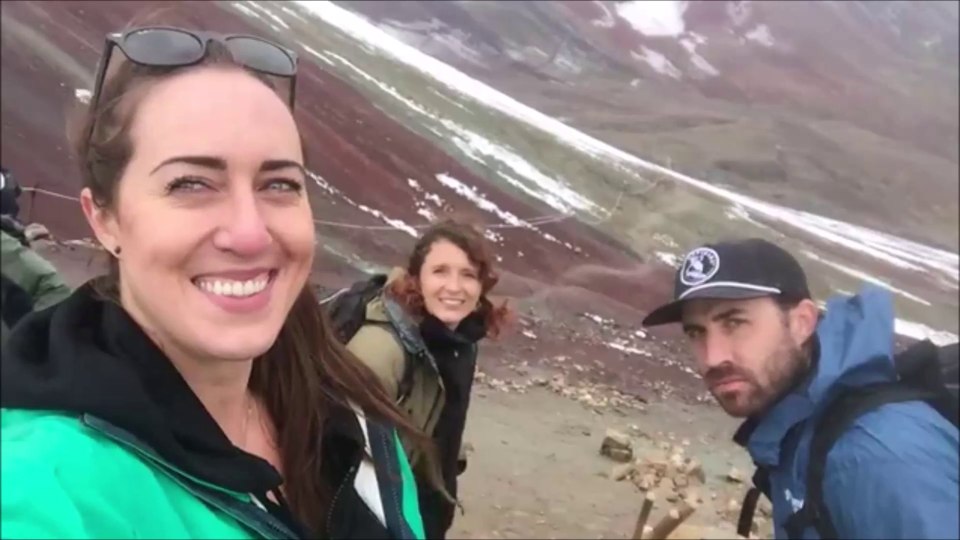
#> input picture frame 5 of 07.Haar_Cascade/06.Gülümseme Algılama (Smile Detection)/veriler/smile.mp4, 1920 x 1080 px (shown at 1/2 size)
$ jupyter execute 03.smile_detection_video.ipynb
#> lines starting #> are read from the running program, lines starting #| are printed output that depends on the picture; after the words box and inside, x2 and y2 are one past the last pixel; in counts of white or black regions, pixels touching at a corner belong together
[cell 1]
import cv2

vid = cv2.VideoCapture("veriler/smile.mp4")

smile_cascade = cv2.CascadeClassifier('../01.haarcascades/haarcascade_smile.xml')
face_cascade = cv2.CascadeClassifier('../01.haarcascades/haarcascade_frontalface_alt.xml')


while 1:
    ret,frame = vid.read()
#> frame is the input picture: shape (1080, 1920, 3); mean B, G, R 123, 125.1, 130.6
    frame =cv2.flip(frame,1)
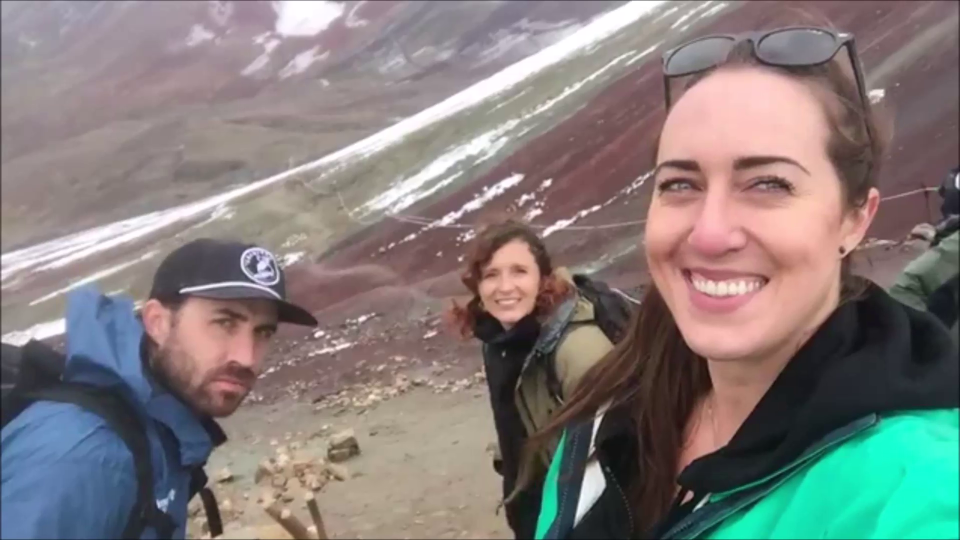
#> frame: shape (1080, 1920, 3) (shown at 1/2 size); mean B, G, R 123, 125.1, 130.6

    gray = cv2.cvtColor(frame, cv2.COLOR_BGR2GRAY)
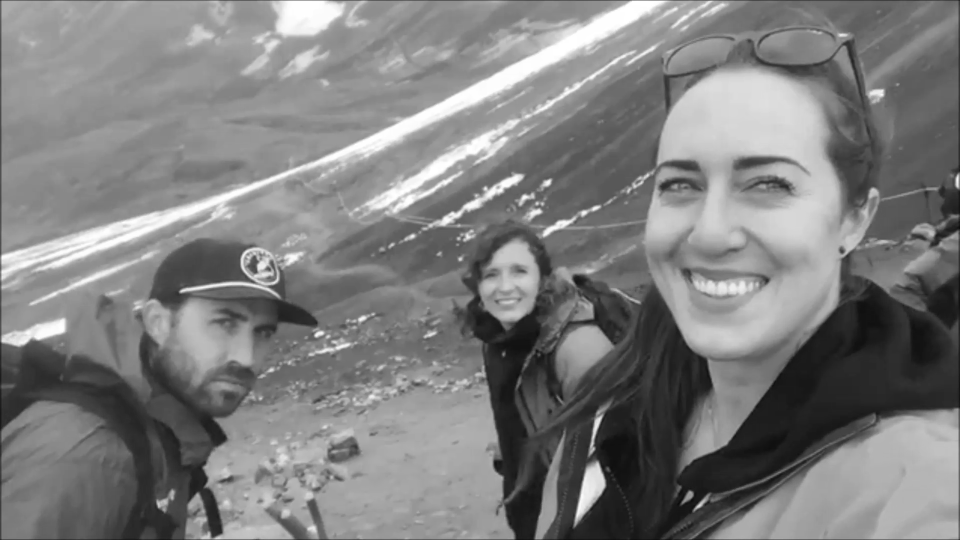
#> gray: shape (1080, 1920) (shown at 1/2 size); min 7, max 255, mean 126.4
    faces = face_cascade.detectMultiScale(gray,1.5,9)
#> faces = [[940, 486, 152, 152], [1200, 165, 513, 513]]

    for (x,y,w,h) in faces:

        cv2.rectangle(frame,(x,y),(x+w,y+h),(0,0,255),2)
        roi_gray = gray[x:x+w,y:y+h]
        roi_img = frame[x:x+w,y:y+h]

        smiles = smile_cascade.detectMultiScale(roi_gray,1.5,9)
        for (ex,ey,ew,eh) in smiles:
            cv2.rectangle(roi_img,(ex,ey),(ex+ew,ey+eh),(0,255,0),2)
#> this loop made 2 passes
#> pass 1, `roi_gray = gray[x:x+w,y:y+h]`:
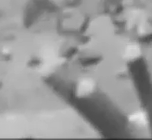
#> roi_gray: shape (140, 152); min 40, max 233, mean 154.3
#> pass 1, `roi_img = frame[x:x+w,y:y+h]`:
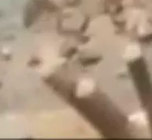
#> roi_img: shape (140, 152, 3); mean B, G, R 128.4, 150.2, 172.2
#> after the loop:
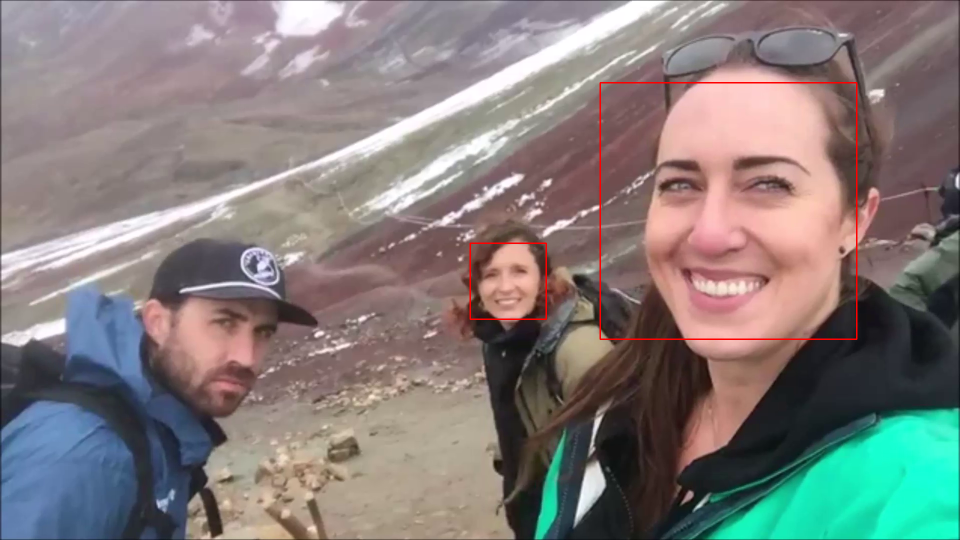
#> frame: shape (1080, 1920, 3) (shown at 1/2 size); 0.38% of pixels changed, all inside (x1, y1, x2, y2) = (939, 164, 1715, 680)

    cv2.imshow('videos',frame)

    if cv2.waitKey(5) & 0xFF == ord('q'):
#> (key q is pressed here)
        break

vid.release()
cv2.destroyAllWindows()

$ run again, starting later in the video
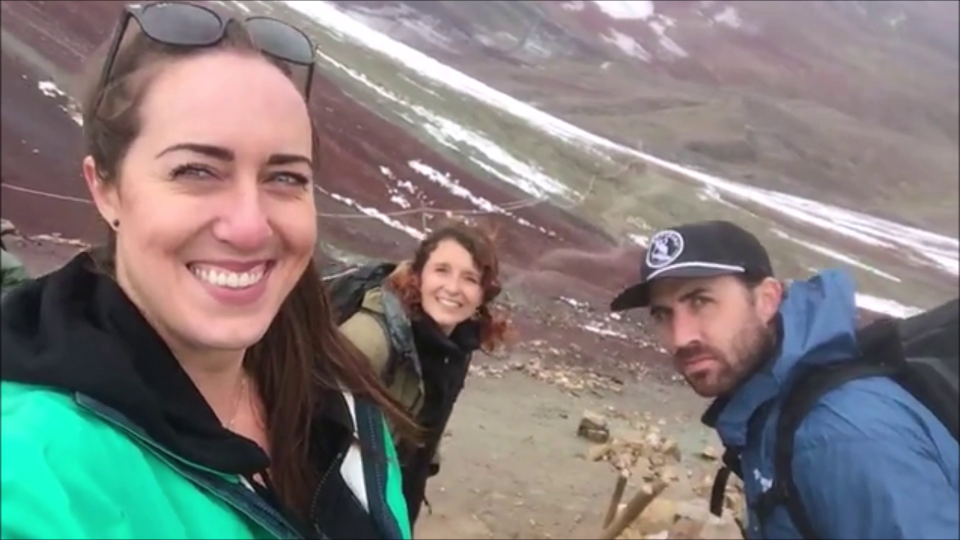
#> input picture frame 24 of 07.Haar_Cascade/06.Gülümseme Algılama (Smile Detection)/veriler/smile.mp4, 1920 x 1080 px (shown at 1/2 size)
#> frame is the input picture: shape (1080, 1920, 3); mean B, G, R 122.4, 124, 128
#> `gray = cv2.cvtColor(frame, cv2.COLOR_BGR2GRAY)`:
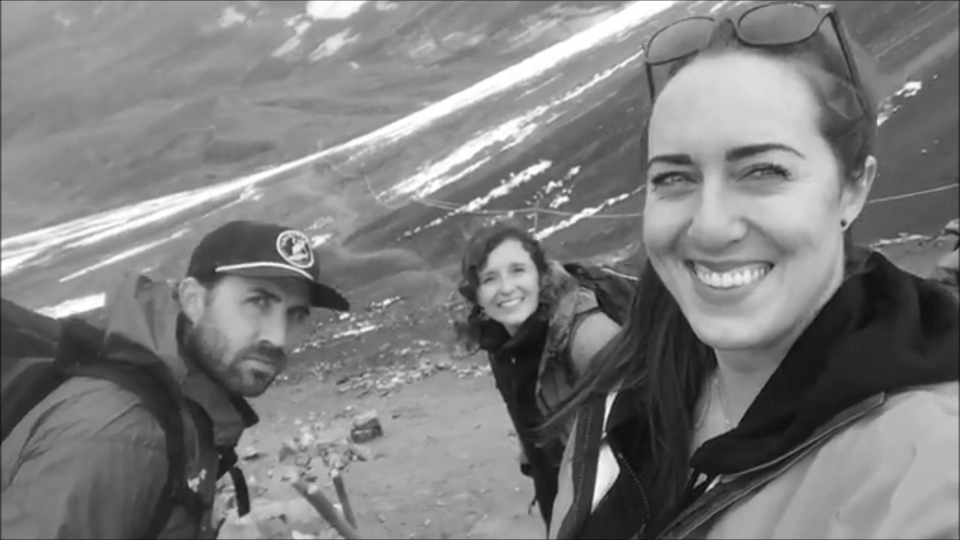
#> gray: shape (1080, 1920) (shown at 1/2 size); min 10, max 255, mean 125
#> faces = [[1192, 149, 513, 513]]
#> the loop `for (x,y,w,h) in faces: ` made 1 pass
#> after the loop `for (x,y,w,h) in faces:`:
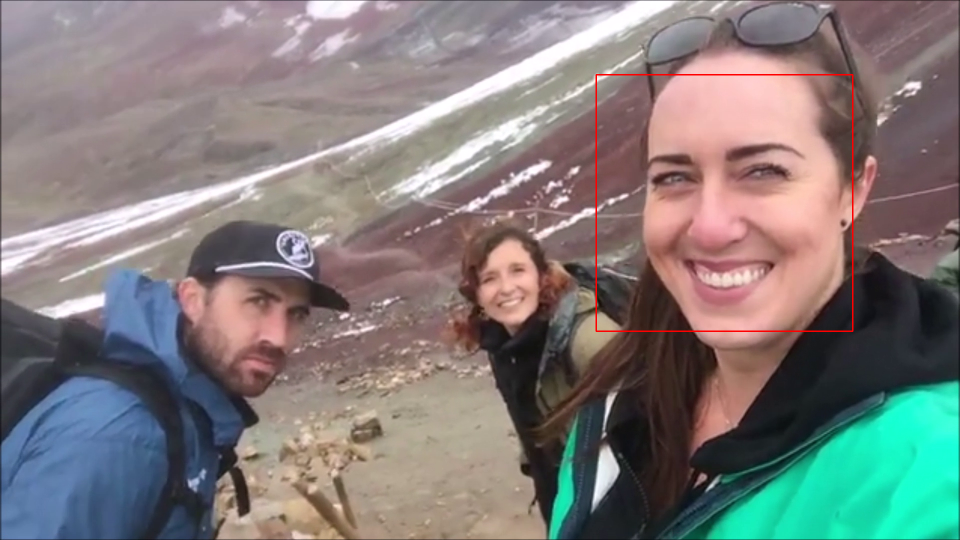
#> frame: shape (1080, 1920, 3) (shown at 1/2 size); mean B, G, R 122.1, 123.7, 128.3
